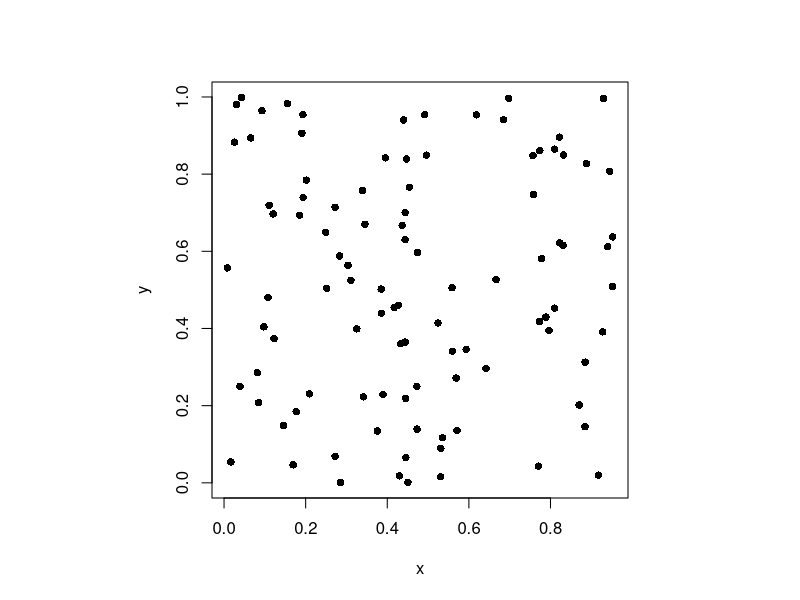
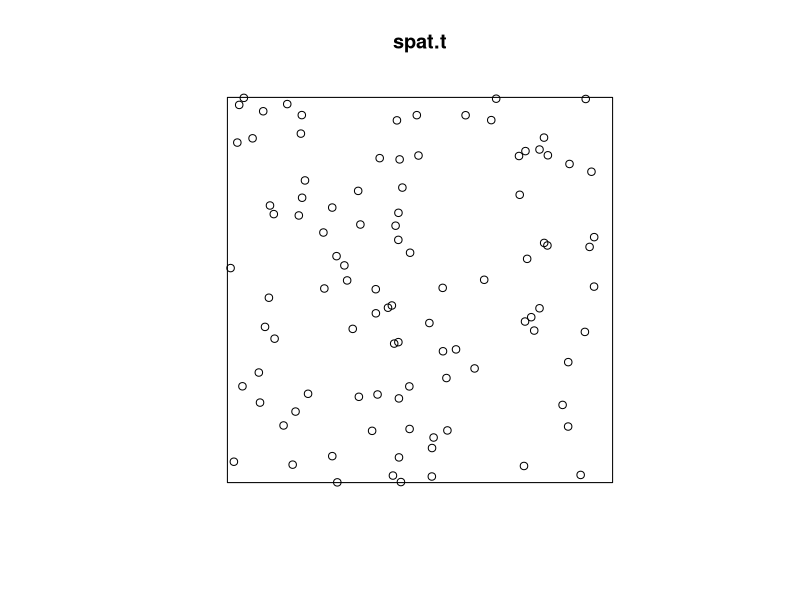
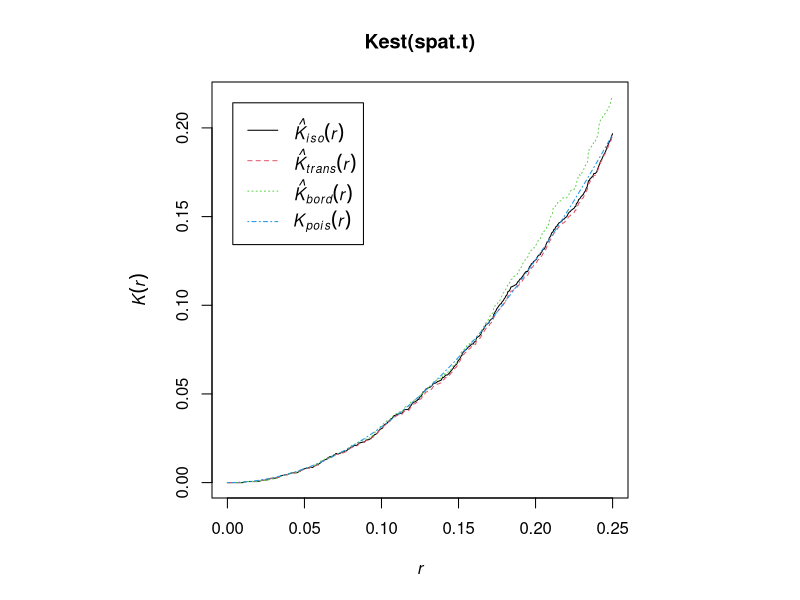
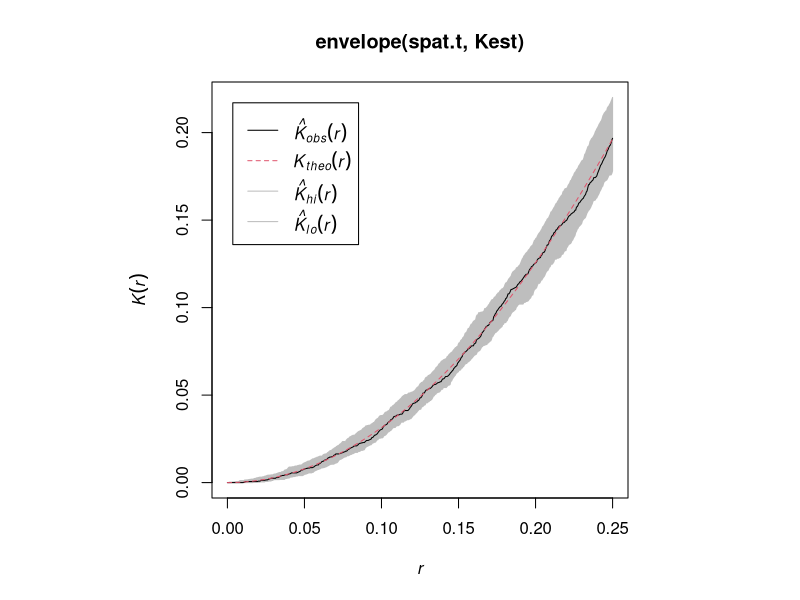
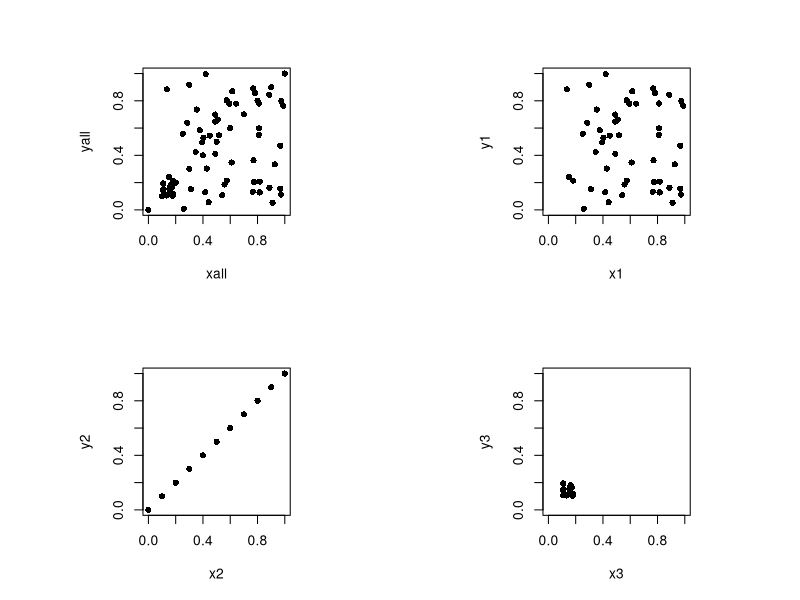
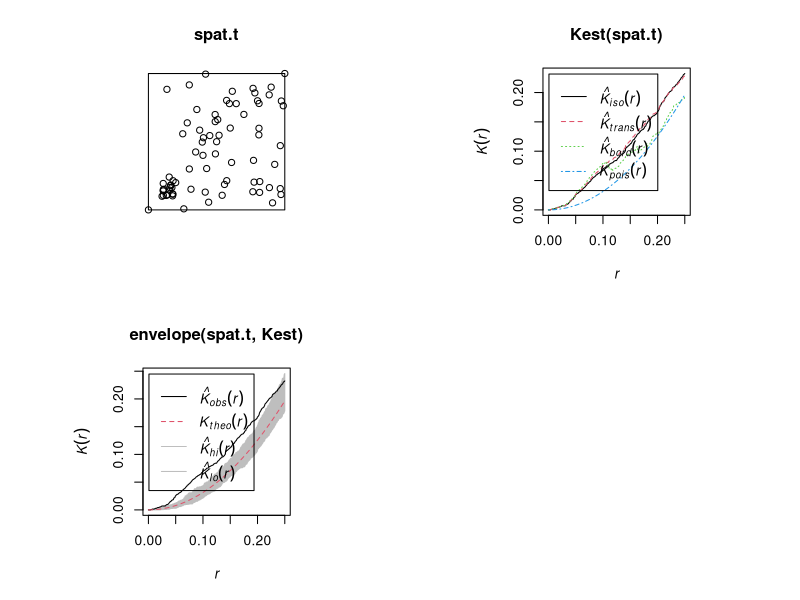

Recreate these plots in R, in order. (Note: this script raises an error after producing the figures.)
x<-runif(100)
y<-runif(100)
par(pty="s")
plot(x,y,pch=16)
library(spatstat)
#install.packages("spatstat")
library(spatial)

spat.t<-ppp(x, y, c(0,1), c(0,1))
plot(spat.t)
plot(Kest(spat.t))

plot(envelope(spat.t,Kest))
##
# non-random
x1<-c(runif(50))
x2<-seq(0,1,by=0.1)
x3<-runif(15,min=0.1,max=0.2)
y1<-c(runif(50))
y2<-seq(0,1,by=0.1)
y3<-runif(15,min=0.1,max=0.2)
xall<-c(x1,x2,x3)
yall<-c(y1,y2,y3)
par(pty="s")
par(mfrow=c(2,2))
plot(xall,yall,pch=16,xlim=c(0,1),ylim=c(0,1))
plot(x1,y1,pch=16,xlim=c(0,1),ylim=c(0,1))
plot(x2,y2,pch=16,xlim=c(0,1),ylim=c(0,1))
plot(x3,y3,pch=16,xlim=c(0,1),ylim=c(0,1))

spat.t<-ppp(xall, yall, c(0,1), c(0,1))
plot(spat.t)
plot(Kest(spat.t))

plot(envelope(spat.t,Kest))

## add serological data
pos<-rpois(100,lambda=15)
neg<-100-pos
tot<-neg+pos
seropos<-pos/tot
#plot(seropos)

marks(spat.t) <- seropos
plot((spat.t),fg='grey',bg="grey",main="",
     ylab="Y",'xlab="x')

pos<-seq(from=0.1,to=10,by=0.1)
neg<-100-pos
tot<-neg+pos
seropos<-pos/tot

w<-rlnorm(100,sd=0.5)
Z<-seq(from=0.1,to=10,by=0.1)+w
W<-rev(seq(from=0.1,to=10,by=0.1)+w)
V<-rep(1,100)+w
lin.m<-lm(seropos ~ Z)   
summary(lin.m)
plot(seropos,Z)

lin.m<-lm(seropos ~ W)   
summary(lin.m)
plot(seropos,W)

lin.m<-lm(seropos ~ V)   
summary(lin.m)
plot(seropos,V)

lin.m<-lm(seropos ~ V*W*Z)   
summary(lin.m)

marks(spat.t) <- seropos
plot((spat.t),fg='grey',bg="grey",main="",
     ylab="Y",'xlab="x')

mean(seropos)
diff<-seropos-mean(seropos)

rbPal <- colorRampPalette(c('blue','red'))
dat<-data.frame(x,y,diff,seropos)
dat$Col <- rbPal(10)[as.numeric(cut(diff,breaks = 10))]
plot(dat$x,dat$y,pch = 20,col = dat$Col,cex=2)
text(dat$x, dat$y, round(dat$diff, 2), cex=0.8)

dat$Col <- rbPal(10)[as.numeric(cut(dat$seropos,breaks = 10))]
plot(dat$x,dat$y,pch = 20,col = dat$Col,cex=2)
text(dat$x, dat$y, round(dat$seropos, 2), cex=0.8)

plot(dat$x,dat$y,pch = 20,col = "white",cex=2)
text(dat$x, dat$y, round(dat$seropos, 2), cex=0.8)

plot(dat$x,dat$y,pch = 20,col = "white",cex=2)
text(dat$x, dat$y, round(dat$diff, 2), cex=0.8)

dat<-data.frame(x,y,diff,seropos,Z)
dat$Col <- rbPal(10)[as.numeric(cut(dat$Z,breaks = 10))]
plot(dat$x,dat$y,pch = 20,col = dat$Col,cex=2)
text(dat$x, dat$y, round(dat$Z, 2), cex=0.8)
plot(dat$Z,dat$seropos)

lmdat<-lm(dat$seropos~dat$Z+dat$y+dat$x)
summary(lmdat)
